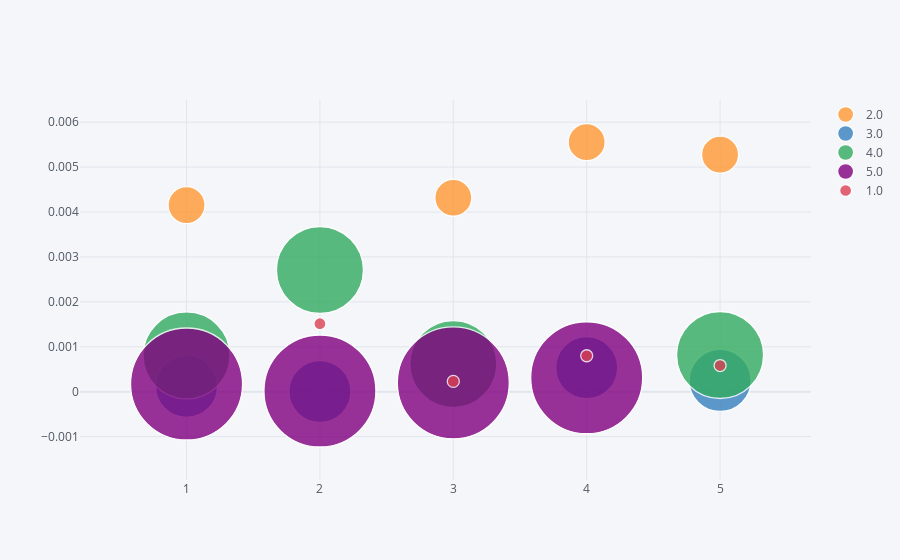

Write notebook code for a chart like this one.
### Code cell
df3.iplot(kind='bubble',x='Partition',y='MSE',size='Sub partition',categories="Sub partition",title="Mean Squared Error in Each Partion: Pass 2")

### Figure 1 — Plotly figure (JSON) as saved in the notebook; plotly's stock layout.template omitted (floating-point values rounded to 4 significant figures)
{"data": [{"marker": {"color": "rgba(255, 153, 51, 1.0)", "line": {"width": 1.3}, "opacity": 0.8, "size": [37, 37, 37, 37], "symbol": "circle"}, "mode": "markers", "name": "2.0", "textfont": {"color": "#4D5663"}, "type": "scatter", "x": [1, 3, 4, 5], "y": [0.004153, 0.004317, 0.005556, 0.005276]}, {"marker": {"color": "rgba(55, 128, 191, 1.0)", "line": {"width": 1.3}, "opacity": 0.8, "size": [62, 62, 62, 62], "symbol": "circle"}, "mode": "markers", "name": "3.0", "textfont": {"color": "#4D5663"}, "type": "scatter", "x": [1, 2, 4, 5], "y": [0.0001174, 4.651e-06, 0.0005337, 0.00025]}, {"marker": {"color": "rgba(50, 171, 96, 1.0)", "line": {"width": 1.3}, "opacity": 0.8, "size": [87, 87, 87, 87], "symbol": "circle"}, "mode": "markers", "name": "4.0", "textfont": {"color": "#4D5663"}, "type": "scatter", "x": [1, 2, 3, 5], "y": [0.000807, 0.002709, 0.0006151, 0.0008163]}, {"marker": {"color": "rgba(128, 0, 128, 1.0)", "line": {"width": 1.3}, "opacity": 0.8, "size": [112, 112, 112, 112], "symbol": "circle"}, "mode": "markers", "name": "5.0", "textfont": {"color": "#4D5663"}, "type": "scatter", "x": [1, 2, 3, 4], "y": [0.0001706, 1.529e-05, 0.0001965, 0.0003106]}, {"marker": {"color": "rgba(219, 64, 82, 1.0)", "line": {"width": 1.3}, "opacity": 0.8, "size": [12, 12, 12, 12], "symbol": "circle"}, "mode": "markers", "name": "1.0", "textfont": {"color": "#4D5663"}, "type": "scatter", "x": [2, 3, 4, 5], "y": [0.001514, 0.0002291, 0.0008, 0.0005814]}], "layout": {"legend": {"bgcolor": "#F5F6F9", "font": {"color": "#4D5663"}}, "paper_bgcolor": "#F5F6F9", "plot_bgcolor": "#F5F6F9", "title": {"font": {"color": "#4D5663"}}, "xaxis": {"gridcolor": "#E1E5ED", "showgrid": true, "tickfont": {"color": "#4D5663"}, "title": {"font": {"color": "#4D5663"}, "text": ""}, "zerolinecolor": "#E1E5ED"}, "yaxis": {"gridcolor": "#E1E5ED", "showgrid": true, "tickfont": {"color": "#4D5663"}, "title": {"font": {"color": "#4D5663"}, "text": ""}, "zerolinecolor": "#E1E5ED"}}}
